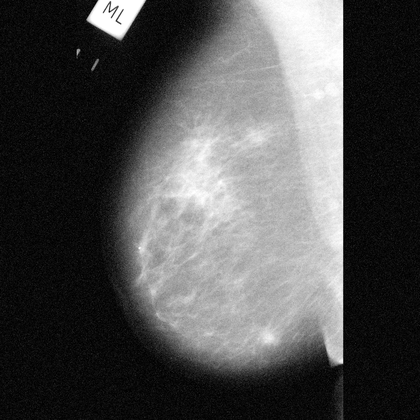
%> input picture matlab EI PROGETTO/im_test2/mdb206_001_2.png, 420 x 420 px, shrunk from 1024 x 1024 before the run
$ octave 'reg growing TEST.m'   (GNU Octave 9; MATLAB toolbox functions it lacks are replaced by stand-ins)
%> lines starting %> are read from the running program, lines starting %| are printed output that depends on the picture
%% region growing TEST
clear all; close all; clc;
[im_test2,dir_f]=uigetfile(pwd,'Select an image','*.*');
%> the answer given: ../matlab EI PROGETTO/im_test2/mdb206_001_2.png
A=im2double(imread([dir_f,im_test2]));
%> A: size 420x420 double; min 0, max 1, mean 0.312
if length(size(A))>2
    A=rgb2gray(A);
end
figure();
imshow(A);

[gt_test2,dir_f]=uigetfile(pwd,'Select an image','*.*');
%> the answer given: ../matlab EI PROGETTO/im_test2/mdb206_003_1.png
GT=im2double(imread(fullfile(dir_f,gt_test2)));
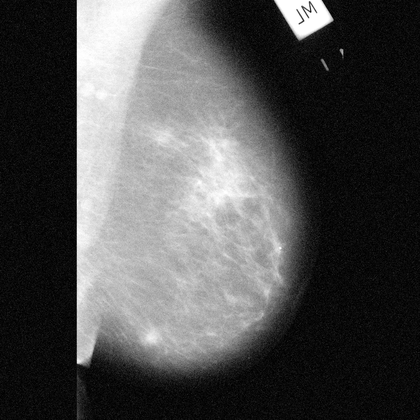
%> input picture matlab EI PROGETTO/im_test2/mdb206_003_1.png, 420 x 420 px, shrunk from 1024 x 1024 before the run
%> GT: size 420x420 double; min 0, max 1, mean 0.312; mean of the top-left, top-right, bottom-left and bottom-right quarters 0.503, 0.204, 0.351, 0.189

figure();
imhist(A);
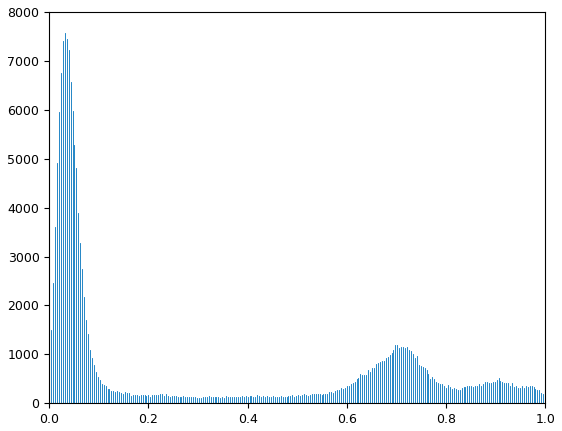
%> figure redrawn from the program's plot data; highest point at x = 0.0314, y = 7562
%% aumento contrasto

A_cont=imadjust(A,[0.7 0.85],[0 1], 8);
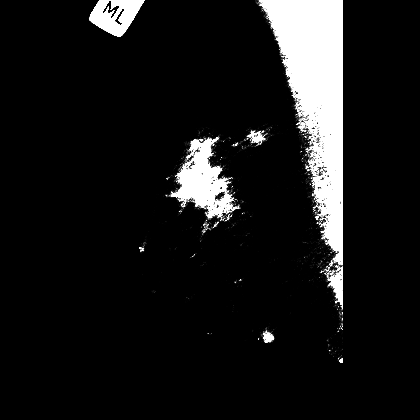
%> A_cont: size 420x420 double; min 0, max 1, mean 0.0913
figure();
imshow(A_cont);

%% region growing

%> (the run ends here)
